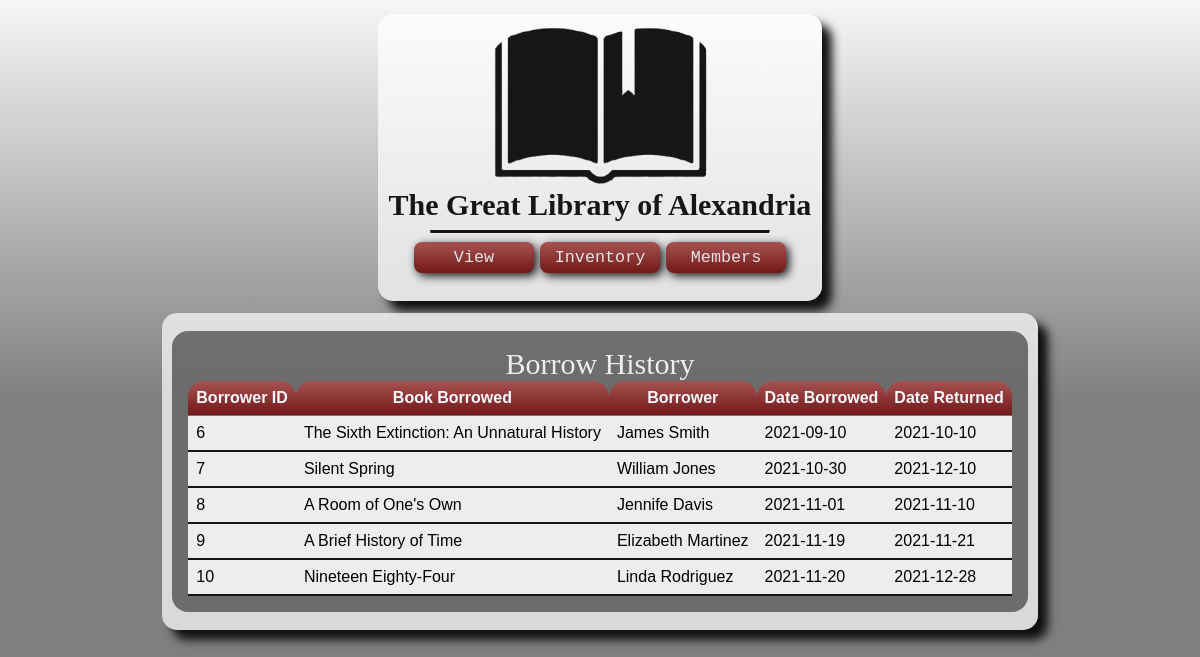
Page /BorrowHistory.php on the committed database.
### tables this page shows
CREATE TABLE `borrowerhistory` (
  `bhID` int NOT NULL AUTO_INCREMENT,
  `book_bookTitle` varchar(45) NOT NULL,
  `member_fullName` varchar(45) NOT NULL,
  `borrowDate` date NOT NULL,
  `returnDate` date DEFAULT NULL,
  PRIMARY KEY (`bhID`),
  KEY `fk_BorrowerRecord_Book_idx` (`book_bookTitle`) /*!80000 INVISIBLE */,
  KEY `fk_BorrowerRecord_Member1_idx` (`member_fullName`),
  CONSTRAINT `book_bookTitle` FOREIGN KEY (`book_bookTitle`) REFERENCES `book` (`bookTitle`),
  CONSTRAINT `member_fullName` FOREIGN KEY (`member_fullName`) REFERENCES `member` (`fullName`)
);

### BorrowHistory.php (the view, shortened to what this page needs)
<!DOCTYPE html>
<html lang="en">
<head>
    <link rel="stylesheet" href="rsrcs/style.css">
</head>
<body>
<?php include('Index.php'); ?>
<div class="container">
<div class="functionCon">
<div id="tables">
    <table id="BHtable">
        <caption>Borrow History</caption>
        <tr>
            <th>Borrower ID</th>
            <th>Book Borrowed</th>
            <th>Borrower</th>
            <th>Date Borrowed</th>
            <th>Date Returned</th>
        </tr>
<?php
include("dbh.php");
$query = "select * from BorrowerHistory";
$result = $con-> query($query);
if($result-> num_rows>0){
    while($data= $result-> fetch_assoc()){
        echo "
                <tr>
                    <td>".$data['bhID']."</td>
                    <td>".$data['book_bookTitle']."</td>
                    <td>".$data['member_fullName']."</td>
                    <td>".$data['borrowDate']."</td>
                    <td>".$data['returnDate']."</td>
                </tr>
        ";
    }
}
?>
    </table>
</div>
</div>
</div>
</body>
</html>

### rsrcs/style.css (style rules this page uses)
body { background: linear-gradient(to bottom, rgba(233, 233, 233, 0.404), rgba(0, 0, 0, 0.5), rgba(0, 0, 0, 0.5) ), url("bg.jpg"); background-repeat: no-repeat; background-position:center; background-size: cover; background-attachment: fixed; display: grid; grid-template-columns: 100vw; grid-template-rows: auto; place-items: center; justify-content: center; align-content: center; }
.container { width: 70%; height: auto; padding: 1.5vw; margin: 0.5vw; border-radius: 15px; background-color:hsla(0, 0%, 100%, 0.705); box-shadow: 10px 10px 10px #111111; display: grid; grid-template-columns: 100vw; place-items: center; justify-content: center; align-content: center; }
.functionCon { width: auto; display:grid; grid-template-columns: repeat(1,auto); grid-template-rows: repeat(1,auto); justify-content: center; row-gap: 0.8vw; }
#tables { display: grid; background-color: rgba(0, 0, 0, 0.5); border-radius: 1em; padding: 1em; grid-template-columns: repeat(1,auto); grid-template-rows: repeat(1,auto); justify-content: center; }
table { display: block; font-family: arial, sans-serif; font-size: 1em; border-collapse: collapse; }
th { border-bottom: 2px solid rgba(0, 0, 0, 0.5); text-align: center; padding: 8px; background-image: linear-gradient(to bottom, #a75252, #721919); border-radius: 1em 1em 0em 0em; border-bottom: 0.1em solid rgba(0, 0, 0, 0.5); color: ghostwhite; }
td { border-bottom: 2px solid #131313; text-align: left; padding: 8px; color: rgb(0, 0, 0); background-color:hsla(0, 0%, 100%, 0.877); }
caption { font-family: Copperplate, Papyrus, fantasy; font-size: 2.5vw; color: hsla(0, 0%, 100%, 0.877); margin: 0px; text-align: center; }

### rows in the picture
borrowerhistory: bhID "6", book_bookTitle "The Sixth Extinction: An Unnatural History", member_fullName "James Smith", borrowDate "2021-09-10", returnDate "2021-10-10"
borrowerhistory: bhID "7", book_bookTitle "Silent Spring", member_fullName "William Jones", borrowDate "2021-10-30", returnDate "2021-12-10"
borrowerhistory: bhID "8", book_bookTitle "A Room of One's Own", member_fullName "Jennife Davis", borrowDate "2021-11-01", returnDate "2021-11-10"
borrowerhistory: bhID "9", book_bookTitle "A Brief History of Time", member_fullName "Elizabeth Martinez", borrowDate "2021-11-19", returnDate "2021-11-21"
borrowerhistory: bhID "10", book_bookTitle "Nineteen Eighty-Four", member_fullName "Linda Rodriguez", borrowDate "2021-11-20", returnDate "2021-12-28"
